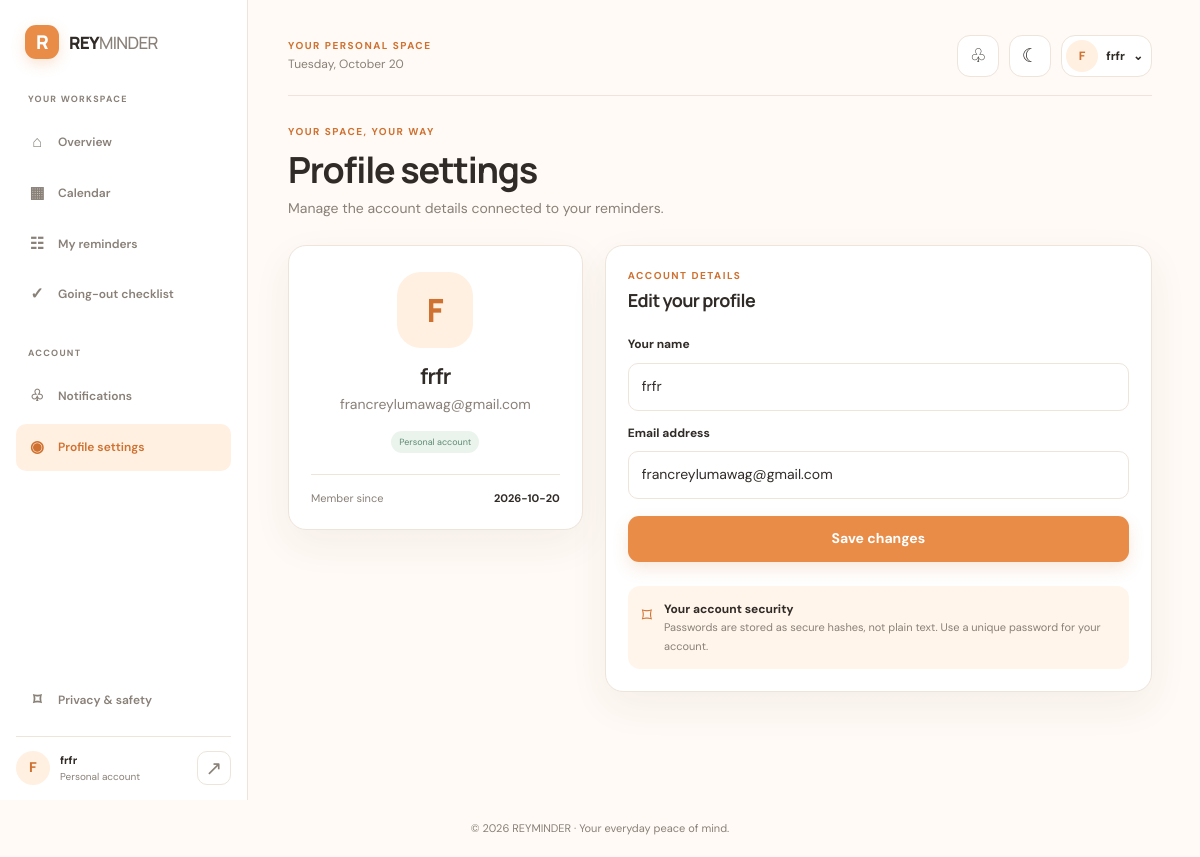
Screenshot of /profile (signed in) with the database file from the repository.
### tables this page shows
CREATE TABLE users (
            id INTEGER PRIMARY KEY AUTOINCREMENT,
            name TEXT NOT NULL,
            email TEXT NOT NULL UNIQUE,
            password_hash TEXT NOT NULL,
            reset_token TEXT,
            reset_expires TEXT,
            created_at TEXT NOT NULL DEFAULT CURRENT_TIMESTAMP
        );

### app.py (the view, shortened to what this page needs)
@app.route('/profile', methods=['GET', 'POST'])
@login_required
def profile():
    with get_db() as db:
        user = db.execute('SELECT id, name, email, created_at FROM users WHERE id = ?', (session['user_id'],)).fetchone()
    if not user:
        session.clear()
        flash('Please log in again.', 'error')
        return redirect(url_for('login'))
    return render_template('profile.html', user=dict(user))

### app.py (called while the page is built, shortened)
def get_db():
    conn = sqlite3.connect(str(DB_PATH), timeout=15)
    conn.row_factory = sqlite3.Row
    conn.execute('PRAGMA foreign_keys = ON')
    conn.execute('PRAGMA busy_timeout = 15000')
    return conn

def login_required(view):
    @wraps(view)
    def wrapped(*args, **kwargs):
        if 'user_id' not in session:
            flash('Please log in to continue.', 'info')
            return redirect(url_for('login'))
        return view(*args, **kwargs)
    return wrapped

def get_user_reminders(user_id):
    with get_db() as db:
        rows = db.execute('SELECT * FROM reminders WHERE user_id = ? ORDER BY completed ASC, due_at ASC', (user_id,)).fetchall()
    return [dict(row) for row in rows]

def get_notifications(user_id):
    now = datetime.now()
    soon = now + timedelta(days=1)
    items = get_user_reminders(user_id)
    notifications = []
    return sorted(notifications, key=lambda n: n['due_at'])

@app.context_processor
def inject_globals():
    notifications = get_notifications(session['user_id']) if session.get('user_id') else []
    return {'current_year': datetime.now().year, 'top_notifications': notifications,
            'notification_count': len(notifications), 'current_date': datetime.now().strftime('%A, %B %d')}

### templates/profile.html (shortened to what this page needs)
{% extends "app_base.html" %}
{% block app_content %}
<section class="page-intro"><div><span class="eyebrow">YOUR SPACE, YOUR WAY</span><h1>Profile settings</h1><p class="muted">Manage the account details connected to your reminders.</p></div></section>
<div class="profile-layout"><section class="panel profile-summary"><div class="profile-big-avatar">{{ user.name[0]|upper }}</div><h2>{{ user.name }}</h2><p class="muted">{{ user.email }}</p><span class="status-pill status-done">Personal account</span><div class="profile-fact"><span>Member since</span><strong>{{ user.created_at[:10] if user.created_at else 'Recently' }}</strong></div></section><section class="panel"><div class="panel-heading"><div><span class="eyebrow">ACCOUNT DETAILS</span><h2>Edit your profile</h2></div></div><form method="post" class="form-stack"><label for="name">Your name</label><input id="name" name="name" value="{{ user.name }}" maxlength="80" autocomplete="name" required><label for="email">Email address</label><input id="email" name="email" type="email" value="{{ user.email }}" maxlength="254" autocomplete="email" required><button class="button button-primary button-full" type="submit">Save changes</button></form><div class="profile-security"><span>⌑</span><p><strong>Your account security</strong><br><small class="muted">Passwords are stored as secure hashes, not plain text. Use a unique password for your account.</small></p></div></section></div>
{% endblock %}

### templates/app_base.html (shortened to what this page needs)
{% extends "base.html" %}
{% block body %}
<div class="app-shell">
  <aside class="sidebar">
    <a class="brand" href="{{ url_for('dashboard') }}"><span class="brand-mark">R</span><span>REY<span class="brand-light">MINDER</span></span></a>
    <div class="sidebar-label">YOUR WORKSPACE</div>
    <a class="nav-link {% if request.endpoint == 'dashboard' %}active{% endif %}" href="{{ url_for('dashboard') }}"><span>⌂</span> Overview</a>
    <a class="nav-link {% if request.endpoint == 'calendar' %}active{% endif %}" href="{{ url_for('calendar') }}"><span>▦</span> Calendar</a>
    <a class="nav-link {% if request.endpoint in ['reminders_page','new_reminder'] %}active{% endif %}" href="{{ url_for('reminders_page') }}"><span>☷</span> My reminders</a>
    <a class="nav-link {% if request.endpoint == 'checklist' %}active{% endif %}" href="{{ url_for('checklist') }}"><span>✓</span> Going-out checklist</a>
    <div class="sidebar-label sidebar-label-lower">ACCOUNT</div>
    <a class="nav-link " href="{{ url_for('notifications') }}"><span>♧</span> Notifications </a>
    <a class="nav-link {% if request.endpoint == 'profile' %}active{% endif %}" href="{{ url_for('profile') }}"><span>◉</span> Profile settings</a>
    <div class="sidebar-bottom">
      <a class="nav-link" href="{{ url_for('privacy') }}"><span>⌑</span> Privacy & safety</a>
      <div class="sidebar-user"><div class="avatar">{{ session.get('user_name','U')[0]|upper }}</div><div class="profile-info"><strong>{{ session.get('user_name','User') }}</strong><small>Personal account</small></div><form method="post" action="{{ url_for('logout') }}"><button class="icon-button" title="Log out" aria-label="Log out">↗</button></form></div>
    </div>
  </aside>
  <main class="main-content">
    <header class="topbar app-topbar">
      <div class="topbar-heading"><span class="eyebrow">YOUR PERSONAL SPACE</span><p class="topbar-date">{{ current_date }}</p></div>
      <div class="top-actions">
        <div class="notification-wrap">
          <a class="top-icon-button notification-button" href="{{ url_for('notifications') }}" aria-label="Notifications" title="Notifications"><span>♧</span>{% if notification_count %}<i>{{ notification_count }}</i>{% endif %}</a>
        </div>
        <button class="top-icon-button" type="button" data-theme-toggle aria-label="Toggle color theme" title="Switch theme"><span data-theme-icon>☾</span></button>
        <a class="top-profile" href="{{ url_for('profile') }}" title="Open profile"><span class="avatar">{{ session.get('user_name','U')[0]|upper }}</span><span class="top-profile-name">{{ session.get('user_name','User').split(' ')[0] }}</span><span>⌄</span></a>
      </div>
    </header>
    {% block app_content %}{% endblock %}
  </main>
</div>
{% endblock %}

### rows the page displays
users: get "frfr", name "F", name "frfr", email "francreylumawag@gmail.com", created_at "2026-10-20"

### other values shown
{{ session.get('user_name','U')[0]|upper }} "F"
